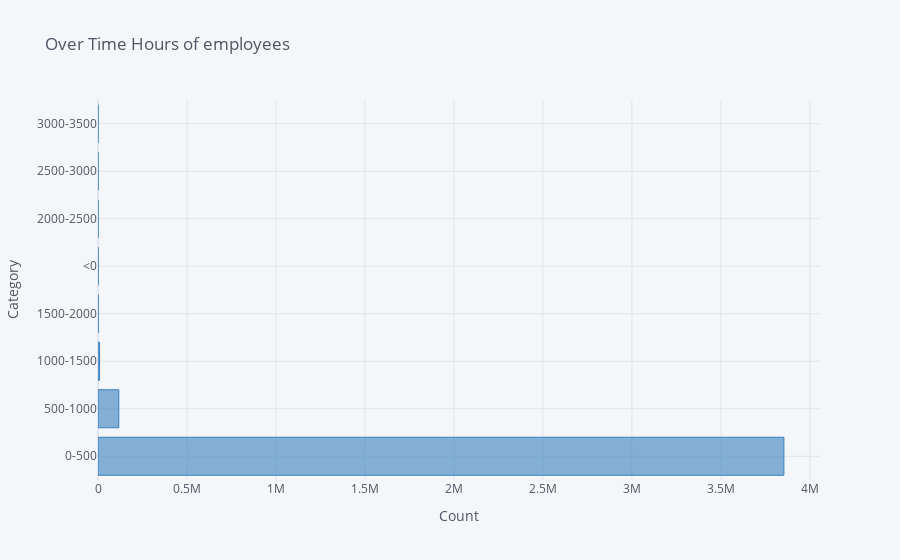

The notebook cell saved with this chart:
### Markdown cell above
##### Visualize Over Time Hours category

### Code cell
temp = pd.DataFrame(df['OTHoursCategory'].value_counts().reset_index()).rename(columns={"index":"Count"})
temp.iplot(kind='bar', x="Count", y="OTHoursCategory",color='blue', title='Over Time Hours of employees',
           xTitle='Count', yTitle='Category', orientation='h')

### Figure 1 — Plotly figure (JSON) as saved in the notebook; plotly's stock layout.template omitted (floating-point values rounded to 4 significant figures)
{"data": [{"marker": {"color": "rgba(55, 128, 191, 0.6)", "line": {"color": "rgba(55, 128, 191, 1.0)", "width": 1}}, "name": "OTHoursCategory", "orientation": "h", "text": "", "type": "bar", "x": [3853963, 116693, 8813, 744, 293, 104, 11, 2], "y": ["0-500", "500-1000", "1000-1500", "1500-2000", "<0", "2000-2500", "2500-3000", "3000-3500"]}], "layout": {"legend": {"bgcolor": "#F5F6F9", "font": {"color": "#4D5663"}}, "paper_bgcolor": "#F5F6F9", "plot_bgcolor": "#F5F6F9", "title": {"font": {"color": "#4D5663"}, "text": "Over Time Hours of employees"}, "xaxis": {"gridcolor": "#E1E5ED", "showgrid": true, "tickfont": {"color": "#4D5663"}, "title": {"font": {"color": "#4D5663"}, "text": "Count"}, "zerolinecolor": "#E1E5ED"}, "yaxis": {"gridcolor": "#E1E5ED", "showgrid": true, "tickfont": {"color": "#4D5663"}, "title": {"font": {"color": "#4D5663"}, "text": "Category"}, "zerolinecolor": "#E1E5ED"}}}
